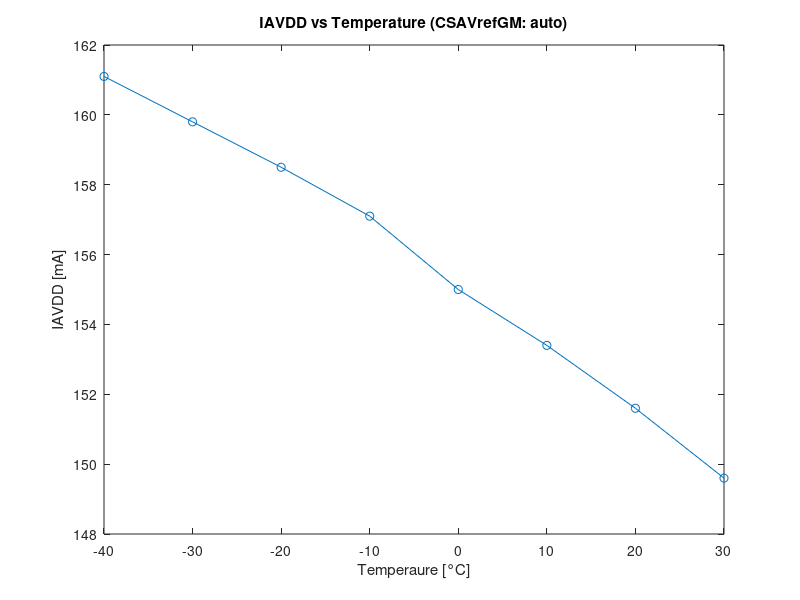
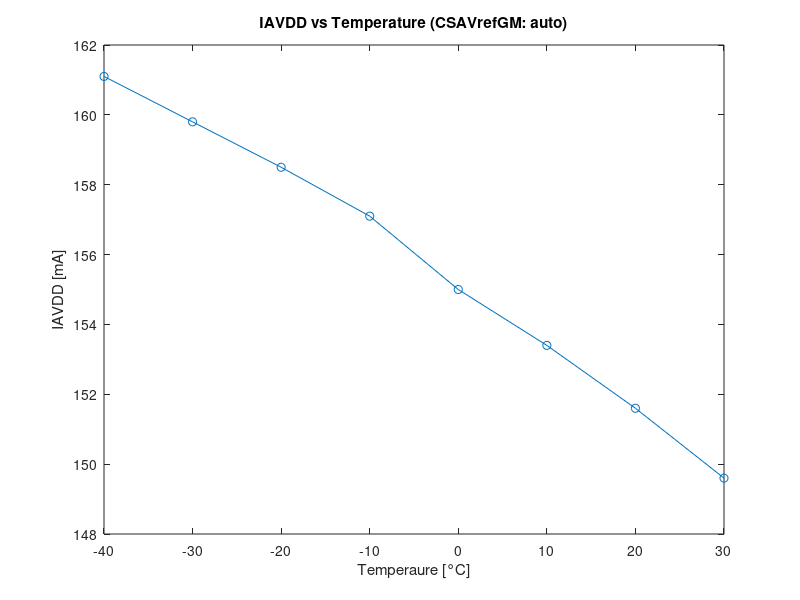
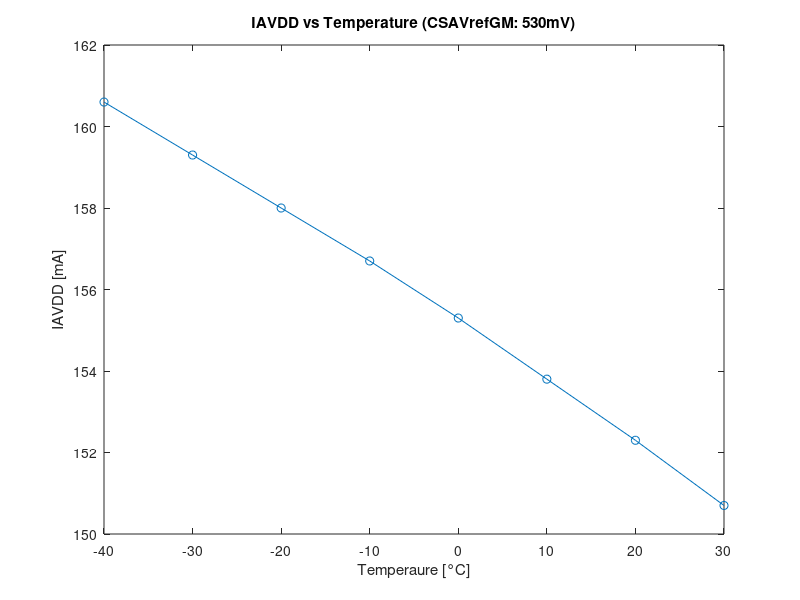
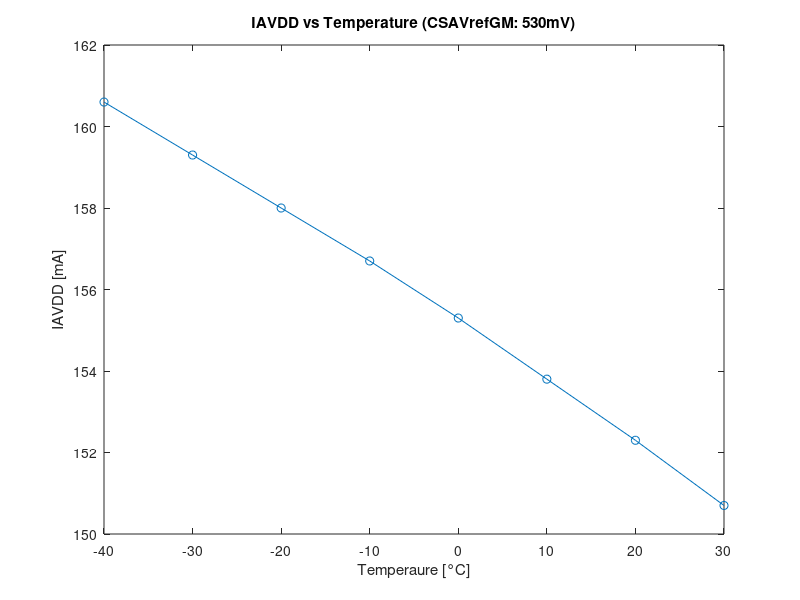

These charts were generated, in order, by the following MATLAB code:
%% IAVDD [mA] vs Temperature (CSAVREFGM: auto)

clear, clc;
f = figure('visible','off');

IAVDD_auto = flip([149.6 151.6 153.4 155.0 157.1 158.5 159.8 161.1]);
X_temp = [-40 -30 -20 -10 0 10 20 30]

plot(X_temp, IAVDD_auto, '-o')
title("IAVDD vs Temperature (CSAVrefGM: auto)");
xlabel('Temperaure [°C]');
ylabel('IAVDD [mA]');
savefig('fig/IAVDD_temp_CSAVREFGM_auto.fig')
exportgraphics(gcf,'pdf/IAVDD_temp_CSAVREFGM_auto.pdf','ContentType','vector');


%% IAVDD [mA] vs Temperature (CSAVREFGM: 530mV)

f = figure('visible','off');

IAVDD_530mV = flip([150.7 152.3 153.8 155.3 156.7 158.0 159.3 160.6]);

plot(X_temp, IAVDD_530mV, '-o')
title("IAVDD vs Temperature (CSAVrefGM: 530mV)");
xlabel('Temperaure [°C]');
ylabel('IAVDD [mA]');
savefig('fig/IAVDD_temp_CSAVREFGM_530mV.fig')
exportgraphics(gcf,'pdf/IAVDD_temp_CSAVREFGM_530mV.pdf','ContentType','vector');


%% IAVDD [mA] vs Temperature (CSAVREFGM: auto vs 530mV)

f = figure('visible','off');

plot(X_temp, IAVDD_auto, '-o', X_temp, IAVDD_530mV, '-o')
title("IAVDD vs Temperature");
xlabel('Temperaure [°C]');
ylabel('IAVDD [mA]');
legend('CSAVrefGM = auto', 'CSAVrefGM = 530mV','Location','northeast')
savefig('fig/IAVDD_temp_CSAVREFGM_auto-572mV.fig')
exportgraphics(gcf,'pdf/IAVDD_temp_CSAVREFGM_auto-530mV.pdf','ContentType','vector');
